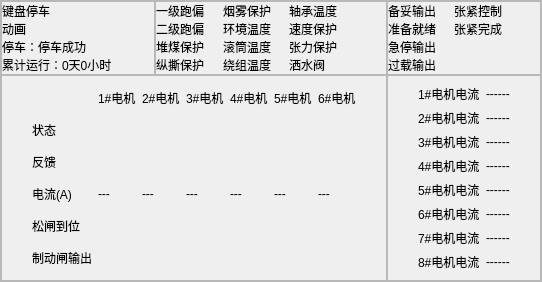
          <widget class="QWidget" name="page4">
           <layout class="QHBoxLayout" name="horizontalLayout_14">
            <property name="spacing">
             <number>0</number>
            </property>
            <property name="leftMargin">
             <number>0</number>
            </property>
            <property name="topMargin">
             <number>0</number>
            </property>
            <property name="rightMargin">
             <number>0</number>
            </property>
            <property name="bottomMargin">
             <number>0</number>
            </property>
            <item>
             <widget class="QFrame" name="frame_4">
              <property name="frameShape">
               <enum>QFrame::StyledPanel</enum>
              </property>
              <property name="frameShadow">
               <enum>QFrame::Raised</enum>
              </property>
              <property name="lineWidth">
               <number>0</number>
              </property>
              <layout class="QGridLayout" name="gridLayout_15" rowstretch="3,4" columnstretch="2,3,2">
               <property name="leftMargin">
                <number>0</number>
               </property>
               <property name="topMargin">
                <number>0</number>
               </property>
               <property name="rightMargin">
                <number>0</number>
               </property>
               <property name="bottomMargin">
                <number>0</number>
               </property>
               <property name="spacing">
                <number>0</number>
               </property>
               <item row="0" column="0">
                <widget class="QFrame" name="page2_animat_3">
                 <property name="frameShape">
                  <enum>QFrame::StyledPanel</enum>
                 </property>
                 <property name="frameShadow">
                  <enum>QFrame::Raised</enum>
                 </property>
                 <layout class="QVBoxLayout" name="verticalLayout_6" stretch="1,4,1,1">
                  <property name="spacing">
                   <number>0</number>
                  </property>
                  <property name="leftMargin">
                   <number>0</number>
                  </property>
                  <property name="topMargin">
                   <number>0</number>
                  </property>
                  <property name="rightMargin">
                   <number>0</number>
                  </property>
                  <property name="bottomMargin">
                   <number>0</number>
                  </property>
                  <item>
                   <widget class="QLabel" name="page2_animate_stop_3">
                    <property name="text">
                     <string>键盘停车</string>
                    </property>
                   </widget>
                  </item>
                  <item>
                   <widget class="QLabel" name="page2_animat_animat_3">
                    <property name="text">
                     <string>动画</string>
                    </property>
                   </widget>
                  </item>
                  <item>
                   <widget class="QLabel" name="page2_animat_stopState_3">
                    <property name="text">
                     <string>停车：停车成功</string>
                    </property>
                   </widget>
                  </item>
                  <item>
                   <widget class="QLabel" name="page2_animat_time_3">
                    <property name="text">
                     <string>累计运行：0天0小时</string>
                    </property>
                   </widget>
                  </item>
                 </layout>
                </widget>
               </item>
               <item row="0" column="1">
                <widget class="QFrame" name="page2_param_3">
                 <property name="frameShape">
                  <enum>QFrame::StyledPanel</enum>
                 </property>
                 <property name="frameShadow">
                  <enum>QFrame::Raised</enum>
                 </property>
                 <layout class="QGridLayout" name="gridLayout_11">
                  <property name="leftMargin">
                   <number>0</number>
                  </property>
                  <property name="topMargin">
                   <number>0</number>
                  </property>
                  <property name="rightMargin">
                   <number>30</number>
                  </property>
                  <property name="bottomMargin">
                   <number>0</number>
                  </property>
                  <property name="spacing">
                   <number>0</number>
                  </property>
                  <item row="0" column="0">
                   <widget class="QLabel" name="yijipaopian_3">
                    <property name="text">
                     <string>一级跑偏</string>
                    </property>
                   </widget>
                  </item>
                  <item row="0" column="1">
                   <widget class="QLabel" name="yijipaopian_state_3">
                    <property name="text">
                     <string/>
                    </property>
                   </widget>
                  </item>
                  <item row="0" column="2">
                   <widget class="QLabel" name="yanwubaohu_3">
                    <property name="text">
                     <string>烟雾保护</string>
                    </property>
                   </widget>
                  </item>
                  <item row="0" column="3">
                   <widget class="QLabel" name="yanwubaohu_state_3">
                    <property name="text">
                     <string/>
                    </property>
                   </widget>
                  </item>
                  <item row="0" column="4">
                   <widget class="QLabel" name="chouchengwendu_3">
                    <property name="text">
                     <string>轴承温度</string>
                    </property>
                   </widget>
                  </item>
                  <item row="0" column="5">
                   <widget class="QLabel" name="chouchengwendu_state_3">
                    <property name="text">
                     <string/>
                    </property>
                   </widget>
                  </item>
                  <item row="1" column="0">
                   <widget class="QLabel" name="erjipaopian_3">
                    <property name="text">
                     <string>二级跑偏</string>
                    </property>
                   </widget>
                  </item>
                  <item row="1" column="1">
                   <widget class="QLabel" name="erjipaopian_state_3">
                    <property name="text">
                     <string/>
                    </property>
                   </widget>
                  </item>
                  <item row="1" column="2">
                   <widget class="QLabel" name="huanjingwendu_3">
                    <property name="text">
                     <string>环境温度</string>
                    </property>
                   </widget>
                  </item>
                  <item row="1" column="3">
                   <widget class="QLabel" name="huanjingwendu_state_3">
                    <property name="text">
                     <string/>
                    </property>
                   </widget>
                  </item>
                  <item row="1" column="4">
                   <widget class="QLabel" name="sudubaohu_3">
                    <property name="text">
                     <string>速度保护</string>
                    </property>
                   </widget>
                  </item>
                  <item row="1" column="5">
                   <widget class="QLabel" name="sudubaohu_state_3">
                    <property name="text">
                     <string/>
                    </property>
                   </widget>
                  </item>
                  <item row="2" column="0">
                   <widget class="QLabel" name="duimeibaohu_3">
                    <property name="text">
                     <string>堆煤保护</string>
                    </property>
                   </widget>
                  </item>
                  <item row="2" column="1">
                   <widget class="QLabel" name="duimeibaohu_state_3">
                    <property name="text">
                     <string/>
                    </property>
                   </widget>
                  </item>
                  <item row="2" column="2">
                   <widget class="QLabel" name="guntongwendu_3">
                    <property name="text">
                     <string>滚筒温度</string>
                    </property>
                   </widget>
                  </item>
                  <item row="2" column="3">
                   <widget class="QLabel" name="guntongwendu_state_3">
                    <property name="text">
                     <string/>
                    </property>
                   </widget>
                  </item>
                  <item row="2" column="4">
                   <widget class="QLabel" name="zhanglibaohu_3">
                    <property name="text">
                     <string>张力保护</string>
                    </property>
                   </widget>
                  </item>
                  <item row="2" column="5">
                   <widget class="QLabel" name="zhanglibaohu_state_3">
                    <property name="text">
                     <string/>
                    </property>
                   </widget>
                  </item>
                  <item row="3" column="0">
                   <widget class="QLabel" name="zongsibaohu_3">
                    <property name="text">
                     <string>纵撕保护</string>
                    </property>
                   </widget>
                  </item>
                  <item row="3" column="1">
                   <widget class="QLabel" name="zongsibaohu_state_3">
                    <property name="text">
                     <string/>
                    </property>
                   </widget>
                  </item>
                  <item row="3" column="2">
                   <widget class="QLabel" name="raozuwendu_3">
                    <property name="text">
                     <string>绕组温度</string>
                    </property>
                   </widget>
                  </item>
                  <item row="3" column="3">
                   <widget class="QLabel" name="raozuwendu_state_3">
                    <property name="text">
                     <string/>
                    </property>
                   </widget>
                  </item>
                  <item row="3" column="4">
                   <widget class="QLabel" name="sashuifa_3">
                    <property name="text">
                     <string>洒水阀</string>
                    </property>
                   </widget>
                  </item>
                  <item row="3" column="5">
                   <widget class="QLabel" name="sashuifa_state_3">
                    <property name="text">
                     <string/>
                    </property>
                   </widget>
                  </item>
                 </layout>
                </widget>
               </item>
               <item row="0" column="2">
                <widget class="QFrame" name="page2_param2_3">
                 <property name="frameShape">
                  <enum>QFrame::StyledPanel</enum>
                 </property>
                 <property name="frameShadow">
                  <enum>QFrame::Raised</enum>
                 </property>
                 <layout class="QGridLayout" name="gridLayout_12">
                  <property name="leftMargin">
                   <number>0</number>
                  </property>
                  <property name="topMargin">
                   <number>0</number>
                  </property>
                  <property name="rightMargin">
                   <number>20</number>
                  </property>
                  <property name="bottomMargin">
                   <number>0</number>
                  </property>
                  <property name="spacing">
                   <number>0</number>
                  </property>
                  <item row="0" column="0">
                   <widget class="QLabel" name="beituoshuchu_3">
                    <property name="text">
                     <string>备妥输出</string>
                    </property>
                   </widget>
                  </item>
                  <item row="0" column="1">
                   <widget class="QLabel" name="beituoshuchu_state_3">
                    <property name="text">
                     <string/>
                    </property>
                   </widget>
                  </item>
                  <item row="0" column="2">
                   <widget class="QLabel" name="zhangjinkongzhi_3">
                    <property name="text">
                     <string>张紧控制</string>
                    </property>
                   </widget>
                  </item>
                  <item row="0" column="3">
                   <widget class="QLabel" name="zhangjinkongzhi_state_3">
                    <property name="text">
                     <string/>
                    </property>
                   </widget>
                  </item>
                  <item row="1" column="0">
                   <widget class="QLabel" name="zhunbeijiuxu_3">
                    <property name="text">
                     <string>准备就绪</string>
                    </property>
                   </widget>
                  </item>
                  <item row="1" column="1">
                   <widget class="QLabel" name="zhunbeijiuxu_state_3">
                    <property name="text">
                     <string/>
                    </property>
                   </widget>
                  </item>
                  <item row="1" column="2">
                   <widget class="QLabel" name="zhangjinwancheng_3">
                    <property name="text">
                     <string>张紧完成</string>
                    </property>
                   </widget>
                  </item>
                  <item row="1" column="3">
                   <widget class="QLabel" name="zhangjinwancheng_state_3">
                    <property name="text">
                     <string/>
                    </property>
                   </widget>
                  </item>
                  <item row="2" column="0">
                   <widget class="QLabel" name="jitingshuchu_3">
                    <property name="text">
                     <string>急停输出</string>
                    </property>
                   </widget>
                  </item>
                  <item row="2" column="1">
                   <widget class="QLabel" name="jitingshuchu_state_3">
                    <property name="text">
                     <string/>
                    </property>
                   </widget>
                  </item>
                  <item row="3" column="0">
                   <widget class="QLabel" name="guozaishuchu_3">
                    <property name="text">
                     <string>过载输出</string>
                    </property>
                   </widget>
                  </item>
                  <item row="3" column="1">
                   <widget class="QLabel" name="guozaishuchu_state_3">
                    <property name="text">
                     <string/>
                    </property>
                   </widget>
                  </item>
                 </layout>
                </widget>
               </item>
               <item row="1" column="0" colspan="2">
                <widget class="QFrame" name="page2_state_3">
                 <property name="frameShape">
                  <enum>QFrame::StyledPanel</enum>
                 </property>
                 <property name="frameShadow">
                  <enum>QFrame::Raised</enum>
                 </property>
                 <layout class="QGridLayout" name="gridLayout_13">
                  <property name="leftMargin">
                   <number>30</number>
                  </property>
                  <property name="rightMargin">
                   <number>30</number>
                  </property>
                  <item row="0" column="2">
                   <widget class="QLabel" name="label_68">
                    <property name="text">
                     <string>2#电机</string>
                    </property>
                   </widget>
                  </item>
                  <item row="0" column="1">
                   <widget class="QLabel" name="label_69">
                    <property name="text">
                     <string>1#电机</string>
                    </property>
                   </widget>
                  </item>
                  <item row="0" column="4">
                   <widget class="QLabel" name="label_72">
                    <property name="text">
                     <string>4#电机</string>
                    </property>
                   </widget>
                  </item>
                  <item row="0" column="5">
                   <widget class="QLabel" name="label_73">
                    <property name="text">
                     <string>5#电机</string>
                    </property>
                   </widget>
                  </item>
                  <item row="0" column="6">
                   <widget class="QLabel" name="label_74">
                    <property name="text">
                     <string>6#电机</string>
                    </property>
                   </widget>
                  </item>
                  <item row="0" column="3">
                   <widget class="QLabel" name="label_75">
                    <property name="text">
                     <string>3#电机</string>
                    </property>
                   </widget>
                  </item>
                  <item row="0" column="0">
                   <widget class="QLabel" name="label_76">
                    <property name="text">
                     <string/>
                    </property>
                   </widget>
                  </item>
                  <item row="1" column="0">
                   <widget class="QLabel" name="label_79">
                    <property name="text">
                     <string>状态</string>
                    </property>
                   </widget>
                  </item>
                  <item row="1" column="1">
                   <widget class="QLabel" name="page2_state11_3">
                    <property name="minimumSize">
                     <size>
                      <width>0</width>
                      <height>0</height>
                     </size>
                    </property>
                    <property name="maximumSize">
                     <size>
                      <width>1664545</width>
                      <height>16777215</height>
                     </size>
                    </property>
                    <property name="text">
                     <string/>
                    </property>
                   </widget>
                  </item>
                  <item row="1" column="2">
                   <widget class="QLabel" name="page2_state12_3">
                    <property name="text">
                     <string/>
                    </property>
                   </widget>
                  </item>
                  <item row="1" column="3">
                   <widget class="QLabel" name="page2_state13_3">
                    <property name="text">
                     <string/>
                    </property>
                   </widget>
                  </item>
                  <item row="1" column="4">
                   <widget class="QLabel" name="page2_state14_3">
                    <property name="text">
                     <string/>
                    </property>
                   </widget>
                  </item>
                  <item row="3" column="3">
                   <widget class="QLabel" name="page2_state33_3">
                    <property name="text">
                     <string>---</string>
                    </property>
                   </widget>
                  </item>
                  <item row="3" column="4">
                   <widget class="QLabel" name="page2_state34_3">
                    <property name="text">
                     <string>---</string>
                    </property>
                   </widget>
                  </item>
                  <item row="3" column="2">
                   <widget class="QLabel" name="page2_state32_3">
                    <property name="text">
                     <string>---</string>
                    </property>
                   </widget>
                  </item>
                  <item row="2" column="3">
                   <widget class="QLabel" name="page2_state23_3">
                    <property name="text">
                     <string/>
                    </property>
                   </widget>
                  </item>
                  <item row="3" column="5">
                   <widget class="QLabel" name="page2_state35_3">
                    <property name="text">
                     <string>---</string>
                    </property>
                   </widget>
                  </item>
                  <item row="2" column="4">
                   <widget class="QLabel" name="page2_state24_3">
                    <property name="text">
                     <string/>
                    </property>
                   </widget>
                  </item>
                  <item row="2" column="6">
                   <widget class="QLabel" name="page2_state26_3">
                    <property name="text">
                     <string/>
                    </property>
                   </widget>
                  </item>
                  <item row="3" column="6">
                   <widget class="QLabel" name="page2_state36_3">
                    <property name="text">
                     <string>---</string>
                    </property>
                   </widget>
                  </item>
                  <item row="4" column="0">
                   <widget class="QLabel" name="label_87">
                    <property name="text">
                     <string>松闸到位</string>
                    </property>
                   </widget>
                  </item>
                  <item row="4" column="1">
                   <widget class="QLabel" name="page2_state41_3">
                    <property name="text">
                     <string/>
                    </property>
                   </widget>
                  </item>
                  <item row="4" column="2">
                   <widget class="QLabel" name="page2_state42_3">
                    <property name="text">
                     <string/>
                    </property>
                   </widget>
                  </item>
                  <item row="1" column="6">
                   <widget class="QLabel" name="page2_state16_3">
                    <property name="text">
                     <string/>
                    </property>
                   </widget>
                  </item>
                  <item row="4" column="3">
                   <widget class="QLabel" name="page2_state43_3">
                    <property name="text">
                     <string/>
                    </property>
                   </widget>
                  </item>
                  <item row="1" column="5">
                   <widget class="QLabel" name="page2_state15_3">
                    <property name="text">
                     <string/>
                    </property>
                   </widget>
                  </item>
                  <item row="2" column="1">
                   <widget class="QLabel" name="page2_state_23">
                    <property name="text">
                     <string/>
                    </property>
                   </widget>
                  </item>
                  <item row="2" column="2">
                   <widget class="QLabel" name="page2_state22_3">
                    <property name="text">
                     <string/>
                    </property>
                   </widget>
                  </item>
                  <item row="3" column="0">
                   <widget class="QLabel" name="label_80">
                    <property name="text">
                     <string>电流(A)</string>
                    </property>
                   </widget>
                  </item>
                  <item row="2" column="0">
                   <widget class="QLabel" name="label_81">
                    <property name="text">
                     <string>反馈</string>
                    </property>
                   </widget>
                  </item>
                  <item row="2" column="5">
                   <widget class="QLabel" name="page2_state25_3">
                    <property name="text">
                     <string/>
                    </property>
                   </widget>
                  </item>
                  <item row="3" column="1">
                   <widget class="QLabel" name="page2_state31_3">
                    <property name="text">
                     <string>---</string>
                    </property>
                   </widget>
                  </item>
                  <item row="5" column="6">
                   <widget class="QLabel" name="page2_state56_3">
                    <property name="text">
                     <string/>
                    </property>
                   </widget>
                  </item>
                  <item row="5" column="1">
                   <widget class="QLabel" name="page2_state51_3">
                    <property name="text">
                     <string/>
                    </property>
                   </widget>
                  </item>
                  <item row="5" column="5">
                   <widget class="QLabel" name="page2_state55_3">
                    <property name="text">
                     <string/>
                    </property>
                   </widget>
                  </item>
                  <item row="5" column="4">
                   <widget class="QLabel" name="page2_state54_3">
                    <property name="text">
                     <string/>
                    </property>
                   </widget>
                  </item>
                  <item row="5" column="3">
                   <widget class="QLabel" name="page2_state53_3">
                    <property name="text">
                     <string/>
                    </property>
                   </widget>
                  </item>
                  <item row="4" column="5">
                   <widget class="QLabel" name="page2_state45_3">
                    <property name="text">
                     <string/>
                    </property>
                   </widget>
                  </item>
                  <item row="4" column="6">
                   <widget class="QLabel" name="page2_state46_3">
                    <property name="text">
                     <string/>
                    </property>
                   </widget>
                  </item>
                  <item row="4" column="4">
                   <widget class="QLabel" name="page2_state44_3">
                    <property name="text">
                     <string/>
                    </property>
                   </widget>
                  </item>
                  <item row="5" column="2">
                   <widget class="QLabel" name="page2_state52_3">
                    <property name="text">
                     <string/>
                    </property>
                   </widget>
                  </item>
                  <item row="5" column="0">
                   <widget class="QLabel" name="label_93">
                    <property name="text">
                     <string>制动闸输出</string>
                    </property>
                   </widget>
                  </item>
                 </layout>
                </widget>
               </item>
               <item row="1" column="2">
                <widget class="QFrame" name="page2_elec_3">
                 <property name="frameShape">
                  <enum>QFrame::StyledPanel</enum>
                 </property>
                 <property name="frameShadow">
                  <enum>QFrame::Raised</enum>
                 </property>
                 <property name="lineWidth">
                  <number>0</number>
                 </property>
                 <layout class="QGridLayout" name="gridLayout_14">
                  <property name="leftMargin">
                   <number>30</number>
                  </property>
                  <property name="rightMargin">
                   <number>30</number>
                  </property>
                  <item row="0" column="0">
                   <widget class="QLabel" name="label_82">
                    <property name="text">
                     <string>1#电机电流</string>
                    </property>
                   </widget>
                  </item>
                  <item row="0" column="1">
                   <widget class="QLabel" name="page2_elec_elec1_3">
                    <property name="text">
                     <string>------</string>
                    </property>
                   </widget>
                  </item>
                  <item row="1" column="0">
                   <widget class="QLabel" name="label_102">
                    <property name="text">
                     <string>2#电机电流</string>
                    </property>
                   </widget>
                  </item>
                  <item row="1" column="1">
                   <widget class="QLabel" name="page2_elec_elec2_3">
                    <property name="text">
                     <string>------</string>
                    </property>
                   </widget>
                  </item>
                  <item row="2" column="0">
                   <widget class="QLabel" name="label_105">
                    <property name="text">
                     <string>3#电机电流</string>
                    </property>
                   </widget>
                  </item>
                  <item row="2" column="1">
                   <widget class="QLabel" name="page2_elec_elec3_3">
                    <property name="text">
                     <string>------</string>
                    </property>
                   </widget>
                  </item>
                  <item row="3" column="0">
                   <widget class="QLabel" name="label_110">
                    <property name="text">
                     <string>4#电机电流</string>
                    </property>
                   </widget>
                  </item>
                  <item row="3" column="1">
                   <widget class="QLabel" name="page2_elec_elec4_3">
                    <property name="text">
                     <string>------</string>
                    </property>
                   </widget>
                  </item>
                  <item row="4" column="0">
                   <widget class="QLabel" name="label_111">
                    <property name="text">
                     <string>5#电机电流</string>
                    </property>
                   </widget>
                  </item>
                  <item row="4" column="1">
                   <widget class="QLabel" name="page2_elec_elec5_3">
                    <property name="text">
                     <string>------</string>
                    </property>
                   </widget>
                  </item>
                  <item row="5" column="0">
                   <widget class="QLabel" name="label_112">
                    <property name="text">
                     <string>6#电机电流</string>
                    </property>
                   </widget>
                  </item>
                  <item row="5" column="1">
                   <widget class="QLabel" name="page2_elec_elec6_3">
                    <property name="text">
                     <string>------</string>
                    </property>
                   </widget>
                  </item>
                  <item row="6" column="0">
                   <widget class="QLabel" name="label_113">
                    <property name="text">
                     <string>7#电机电流</string>
                    </property>
                   </widget>
                  </item>
                  <item row="6" column="1">
                   <widget class="QLabel" name="page2_elec_elec7_3">
                    <property name="text">
                     <string>------</string>
                    </property>
                   </widget>
                  </item>
                  <item row="7" column="0">
                   <widget class="QLabel" name="label_114">
                    <property name="text">
                     <string>8#电机电流</string>
                    </property>
                   </widget>
                  </item>
                  <item row="7" column="1">
                   <widget class="QLabel" name="page2_elec_elec8_3">
                    <property name="text">
                     <string>------</string>
                    </property>
                   </widget>
                  </item>
                 </layout>
                </widget>
               </item>
              </layout>
             </widget>
            </item>
           </layout>
          </widget>
